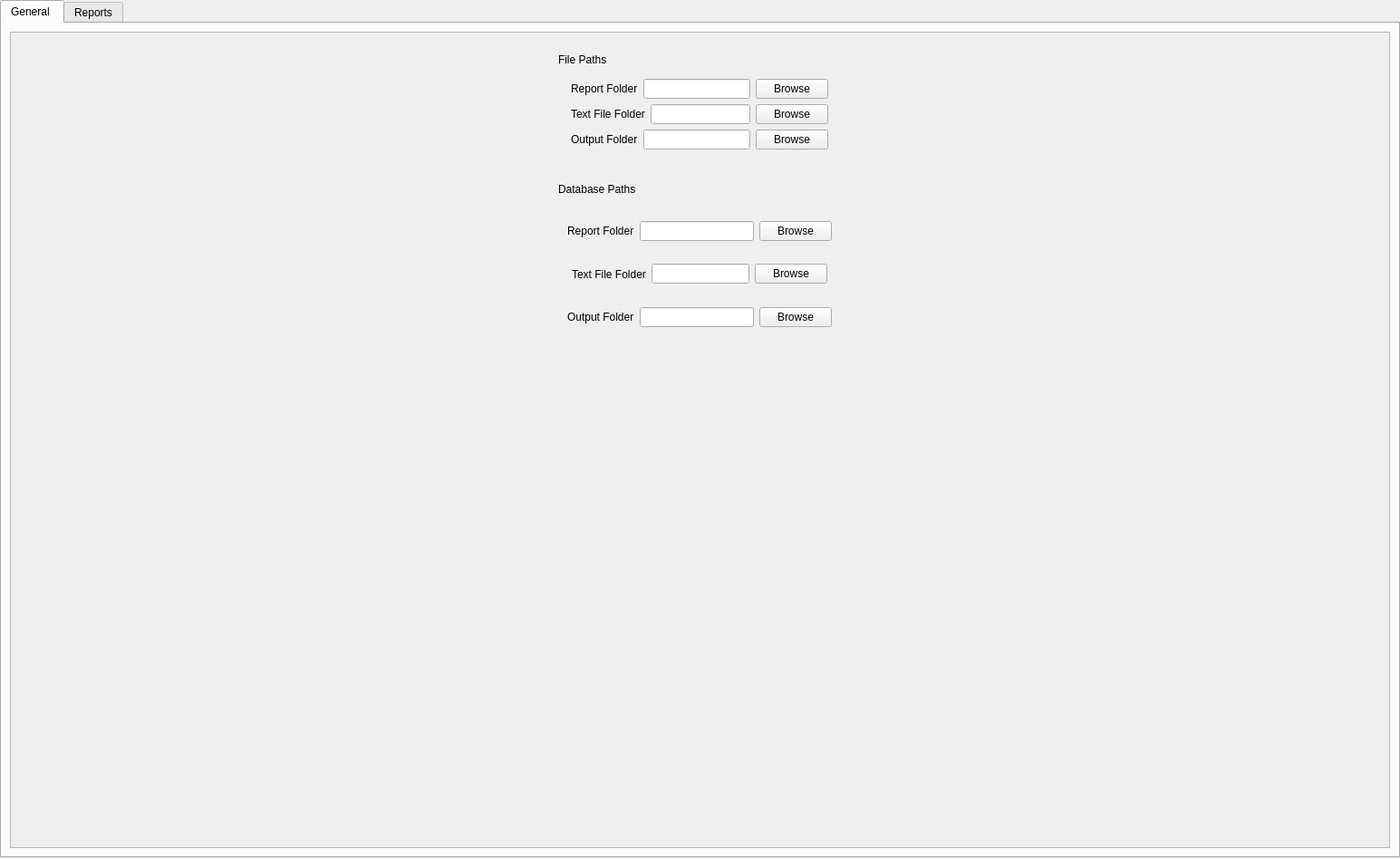
<?xml version="1.0" encoding="UTF-8"?>
<ui version="4.0">
 <class>Form</class>
 <widget class="QWidget" name="Form">
  <property name="geometry">
   <rect>
    <x>0</x>
    <y>0</y>
    <width>1545</width>
    <height>947</height>
   </rect>
  </property>
  <property name="windowTitle">
   <string>Form</string>
  </property>
  <property name="styleSheet">
   <string notr="true">#Form {
	background-color:  #363f4d; 
}

#general_tab {
	background-color:  #363f4d; 
} 



#paths QLineEdit {
	min-width:500px;	
} 

#paths QLabel {
	color: white; 
	min-width: 150px; 
	max-width: 150px; 
} 



#paths &gt; QWidget {
	border: 1px solid grey; 
	border-radius: 5px; 

} 	

#paths &gt; QWidget &gt; QWidget  &gt; QWidget{
	border: 1px solid grey; 
	border-radius: 5px; 
	background-color: rgba(128, 128, 128, 50); 
}
#paths &gt; QWidget &gt; QWidget  &gt; QWidget &gt; QWidget {
	border-bottom: 1px solid grey; 
}



</string>
  </property>
  <layout class="QVBoxLayout" name="verticalLayout">
   <property name="leftMargin">
    <number>0</number>
   </property>
   <property name="topMargin">
    <number>0</number>
   </property>
   <property name="rightMargin">
    <number>0</number>
   </property>
   <property name="bottomMargin">
    <number>0</number>
   </property>
   <item>
    <widget class="QTabWidget" name="settings_tab">
     <property name="layoutDirection">
      <enum>Qt::LeftToRight</enum>
     </property>
     <property name="tabPosition">
      <enum>QTabWidget::North</enum>
     </property>
     <property name="currentIndex">
      <number>0</number>
     </property>
     <property name="elideMode">
      <enum>Qt::ElideLeft</enum>
     </property>
     <widget class="QWidget" name="general_tab">
      <attribute name="title">
       <string>General </string>
      </attribute>
      <layout class="QVBoxLayout" name="verticalLayout_2">
       <item>
        <widget class="QScrollArea" name="scrollArea">
         <property name="styleSheet">
          <string notr="true"/>
         </property>
         <property name="widgetResizable">
          <bool>true</bool>
         </property>
         <widget class="QWidget" name="scrollAreaWidgetContents">
          <property name="geometry">
           <rect>
            <x>0</x>
            <y>0</y>
            <width>1497</width>
            <height>884</height>
           </rect>
          </property>
          <layout class="QVBoxLayout" name="verticalLayout_3">
           <item alignment="Qt::AlignHCenter">
            <widget class="QWidget" name="paths" native="true">
             <property name="minimumSize">
              <size>
               <width>0</width>
               <height>200</height>
              </size>
             </property>
             <property name="maximumSize">
              <size>
               <width>16777215</width>
               <height>16777215</height>
              </size>
             </property>
             <layout class="QVBoxLayout" name="verticalLayout_7">
              <item>
               <widget class="QWidget" name="widget_4" native="true">
                <layout class="QVBoxLayout" name="verticalLayout_6">
                 <property name="spacing">
                  <number>0</number>
                 </property>
                 <property name="topMargin">
                  <number>5</number>
                 </property>
                 <property name="bottomMargin">
                  <number>5</number>
                 </property>
                 <item>
                  <widget class="QLabel" name="label_11">
                   <property name="minimumSize">
                    <size>
                     <width>150</width>
                     <height>0</height>
                    </size>
                   </property>
                   <property name="maximumSize">
                    <size>
                     <width>150</width>
                     <height>30</height>
                    </size>
                   </property>
                   <property name="text">
                    <string>File Paths</string>
                   </property>
                  </widget>
                 </item>
                 <item>
                  <widget class="QWidget" name="widget_5" native="true">
                   <layout class="QVBoxLayout" name="verticalLayout_5">
                    <property name="leftMargin">
                     <number>5</number>
                    </property>
                    <property name="topMargin">
                     <number>5</number>
                    </property>
                    <property name="rightMargin">
                     <number>5</number>
                    </property>
                    <property name="bottomMargin">
                     <number>0</number>
                    </property>
                    <item>
                     <widget class="QWidget" name="widget_14" native="true">
                      <layout class="QVBoxLayout" name="verticalLayout_4">
                       <item>
                        <widget class="QWidget" name="widget_7" native="true">
                         <layout class="QHBoxLayout" name="horizontalLayout_3">
                          <property name="leftMargin">
                           <number>0</number>
                          </property>
                          <property name="topMargin">
                           <number>0</number>
                          </property>
                          <property name="rightMargin">
                           <number>0</number>
                          </property>
                          <property name="bottomMargin">
                           <number>0</number>
                          </property>
                          <item>
                           <widget class="QLabel" name="label_14">
                            <property name="text">
                             <string>Report Folder</string>
                            </property>
                           </widget>
                          </item>
                          <item>
                           <widget class="QLineEdit" name="fileLine1"/>
                          </item>
                          <item>
                           <widget class="QPushButton" name="pushButton_3">
                            <property name="text">
                             <string>Browse</string>
                            </property>
                           </widget>
                          </item>
                         </layout>
                        </widget>
                       </item>
                       <item>
                        <widget class="QWidget" name="widget_6" native="true">
                         <layout class="QHBoxLayout" name="horizontalLayout">
                          <property name="leftMargin">
                           <number>0</number>
                          </property>
                          <property name="topMargin">
                           <number>0</number>
                          </property>
                          <property name="rightMargin">
                           <number>0</number>
                          </property>
                          <property name="bottomMargin">
                           <number>0</number>
                          </property>
                          <item>
                           <widget class="QLabel" name="label_12">
                            <property name="text">
                             <string>Text File Folder</string>
                            </property>
                           </widget>
                          </item>
                          <item>
                           <widget class="QLineEdit" name="fileLine2"/>
                          </item>
                          <item>
                           <widget class="QPushButton" name="pushButton">
                            <property name="text">
                             <string>Browse</string>
                            </property>
                           </widget>
                          </item>
                         </layout>
                        </widget>
                       </item>
                       <item>
                        <widget class="QWidget" name="widget_8" native="true">
                         <layout class="QHBoxLayout" name="horizontalLayout_4">
                          <property name="leftMargin">
                           <number>0</number>
                          </property>
                          <property name="topMargin">
                           <number>0</number>
                          </property>
                          <property name="rightMargin">
                           <number>0</number>
                          </property>
                          <property name="bottomMargin">
                           <number>0</number>
                          </property>
                          <item>
                           <widget class="QLabel" name="label_15">
                            <property name="text">
                             <string>Output Folder</string>
                            </property>
                           </widget>
                          </item>
                          <item>
                           <widget class="QLineEdit" name="fileLine3"/>
                          </item>
                          <item>
                           <widget class="QPushButton" name="pushButton_4">
                            <property name="text">
                             <string>Browse</string>
                            </property>
                           </widget>
                          </item>
                         </layout>
                        </widget>
                       </item>
                      </layout>
                     </widget>
                    </item>
                   </layout>
                  </widget>
                 </item>
                </layout>
               </widget>
              </item>
              <item>
               <widget class="QWidget" name="main_2" native="true">
                <property name="minimumSize">
                 <size>
                  <width>0</width>
                  <height>200</height>
                 </size>
                </property>
                <property name="maximumSize">
                 <size>
                  <width>16777215</width>
                  <height>16777215</height>
                 </size>
                </property>
                <layout class="QVBoxLayout" name="verticalLayout_8">
                 <property name="spacing">
                  <number>0</number>
                 </property>
                 <item>
                  <widget class="QLabel" name="label_16">
                   <property name="minimumSize">
                    <size>
                     <width>150</width>
                     <height>0</height>
                    </size>
                   </property>
                   <property name="maximumSize">
                    <size>
                     <width>150</width>
                     <height>30</height>
                    </size>
                   </property>
                   <property name="text">
                    <string>Database Paths</string>
                   </property>
                  </widget>
                 </item>
                 <item>
                  <widget class="QWidget" name="widget_9" native="true">
                   <layout class="QVBoxLayout" name="verticalLayout_9">
                    <property name="spacing">
                     <number>0</number>
                    </property>
                    <property name="leftMargin">
                     <number>5</number>
                    </property>
                    <property name="topMargin">
                     <number>5</number>
                    </property>
                    <property name="rightMargin">
                     <number>5</number>
                    </property>
                    <property name="bottomMargin">
                     <number>5</number>
                    </property>
                    <item>
                     <widget class="QWidget" name="widget_10" native="true">
                      <layout class="QVBoxLayout" name="verticalLayout_10">
                       <property name="leftMargin">
                        <number>5</number>
                       </property>
                       <property name="topMargin">
                        <number>5</number>
                       </property>
                       <property name="rightMargin">
                        <number>5</number>
                       </property>
                       <property name="bottomMargin">
                        <number>0</number>
                       </property>
                       <item>
                        <widget class="QWidget" name="widget_11" native="true">
                         <layout class="QHBoxLayout" name="horizontalLayout_6">
                          <property name="leftMargin">
                           <number>0</number>
                          </property>
                          <property name="topMargin">
                           <number>0</number>
                          </property>
                          <property name="rightMargin">
                           <number>0</number>
                          </property>
                          <property name="bottomMargin">
                           <number>0</number>
                          </property>
                          <item>
                           <widget class="QLabel" name="label_17">
                            <property name="text">
                             <string>Report Folder</string>
                            </property>
                           </widget>
                          </item>
                          <item>
                           <widget class="QLineEdit" name="fileLine4"/>
                          </item>
                          <item>
                           <widget class="QPushButton" name="pushButton_5">
                            <property name="text">
                             <string>Browse</string>
                            </property>
                           </widget>
                          </item>
                         </layout>
                        </widget>
                       </item>
                       <item>
                        <widget class="QWidget" name="widget_12" native="true">
                         <layout class="QHBoxLayout" name="horizontalLayout_7">
                          <property name="leftMargin">
                           <number>5</number>
                          </property>
                          <property name="topMargin">
                           <number>0</number>
                          </property>
                          <property name="rightMargin">
                           <number>5</number>
                          </property>
                          <property name="bottomMargin">
                           <number>0</number>
                          </property>
                          <item>
                           <widget class="QLabel" name="label_18">
                            <property name="text">
                             <string>Text File Folder</string>
                            </property>
                           </widget>
                          </item>
                          <item>
                           <widget class="QLineEdit" name="fileLine5"/>
                          </item>
                          <item>
                           <widget class="QPushButton" name="pushButton_6">
                            <property name="text">
                             <string>Browse</string>
                            </property>
                           </widget>
                          </item>
                         </layout>
                        </widget>
                       </item>
                       <item>
                        <widget class="QWidget" name="widget_13" native="true">
                         <layout class="QHBoxLayout" name="horizontalLayout_8">
                          <property name="leftMargin">
                           <number>0</number>
                          </property>
                          <property name="topMargin">
                           <number>0</number>
                          </property>
                          <property name="rightMargin">
                           <number>0</number>
                          </property>
                          <property name="bottomMargin">
                           <number>0</number>
                          </property>
                          <item>
                           <widget class="QLabel" name="label_19">
                            <property name="text">
                             <string>Output Folder</string>
                            </property>
                           </widget>
                          </item>
                          <item>
                           <widget class="QLineEdit" name="fileLine6"/>
                          </item>
                          <item>
                           <widget class="QPushButton" name="pushButton_7">
                            <property name="text">
                             <string>Browse</string>
                            </property>
                           </widget>
                          </item>
                         </layout>
                        </widget>
                       </item>
                      </layout>
                     </widget>
                    </item>
                   </layout>
                  </widget>
                 </item>
                </layout>
               </widget>
              </item>
             </layout>
            </widget>
           </item>
           <item>
            <widget class="QWidget" name="widget_2" native="true"/>
           </item>
           <item>
            <widget class="QWidget" name="widget" native="true">
             <layout class="QHBoxLayout" name="horizontalLayout_5">
              <property name="leftMargin">
               <number>5</number>
              </property>
              <property name="topMargin">
               <number>0</number>
              </property>
              <property name="rightMargin">
               <number>5</number>
              </property>
              <property name="bottomMargin">
               <number>0</number>
              </property>
              <item>
               <widget class="QWidget" name="widget_3" native="true"/>
              </item>
             </layout>
            </widget>
           </item>
          </layout>
         </widget>
        </widget>
       </item>
      </layout>
     </widget>
     <widget class="QWidget" name="reports_tab">
      <attribute name="title">
       <string>Reports</string>
      </attribute>
     </widget>
    </widget>
   </item>
  </layout>
 </widget>
 <resources/>
 <connections/>
</ui>
